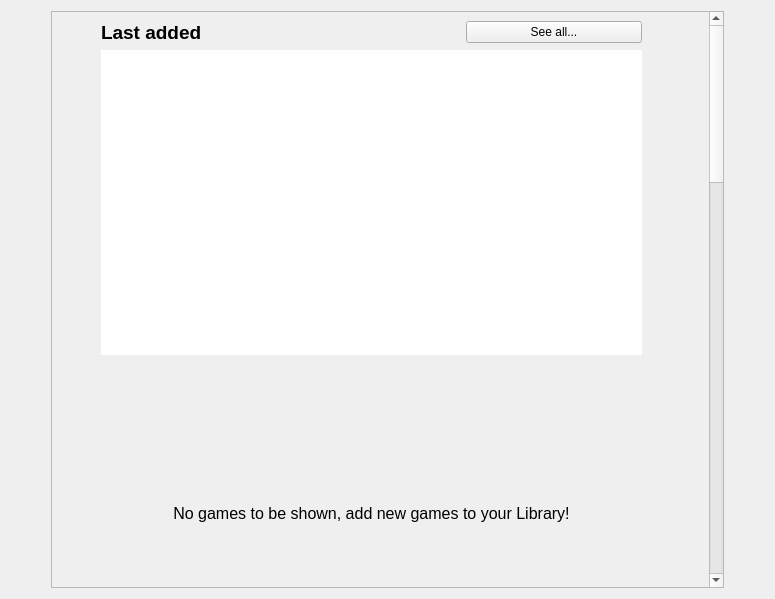
<?xml version="1.0" encoding="UTF-8"?>
<ui version="4.0">
 <class>HomeScreen</class>
 <widget class="QWidget" name="HomeScreen">
  <property name="geometry">
   <rect>
    <x>0</x>
    <y>0</y>
    <width>775</width>
    <height>599</height>
   </rect>
  </property>
  <property name="windowTitle">
   <string>Form</string>
  </property>
  <layout class="QGridLayout" name="gridLayout">
   <item row="0" column="0">
    <spacer name="horizontalSpacer">
     <property name="orientation">
      <enum>Qt::Horizontal</enum>
     </property>
     <property name="sizeType">
      <enum>QSizePolicy::Preferred</enum>
     </property>
     <property name="sizeHint" stdset="0">
      <size>
       <width>40</width>
       <height>20</height>
      </size>
     </property>
    </spacer>
   </item>
   <item row="0" column="1">
    <widget class="QScrollArea" name="scrollArea">
     <property name="sizePolicy">
      <sizepolicy hsizetype="Expanding" vsizetype="Preferred">
       <horstretch>0</horstretch>
       <verstretch>0</verstretch>
      </sizepolicy>
     </property>
     <property name="sizeAdjustPolicy">
      <enum>QAbstractScrollArea::AdjustToContents</enum>
     </property>
     <property name="widgetResizable">
      <bool>true</bool>
     </property>
     <property name="class" stdset="0">
      <string>transparentFrame</string>
     </property>
     <widget class="QWidget" name="scrollAreaWidgetContents">
      <property name="geometry">
       <rect>
        <x>0</x>
        <y>0</y>
        <width>646</width>
        <height>2017</height>
       </rect>
      </property>
      <layout class="QGridLayout" name="gridLayout_2" columnstretch="0,0,0,0,0">
       <property name="rightMargin">
        <number>27</number>
       </property>
       <item row="6" column="1" colspan="3">
        <widget class="QLabel" name="lb_noGamesIncoming">
         <property name="minimumSize">
          <size>
           <width>0</width>
           <height>305</height>
          </size>
         </property>
         <property name="maximumSize">
          <size>
           <width>16777215</width>
           <height>305</height>
          </size>
         </property>
         <property name="font">
          <font>
           <pointsize>12</pointsize>
           <weight>50</weight>
           <bold>false</bold>
          </font>
         </property>
         <property name="text">
          <string>No games to be shown, add new games to your Library!</string>
         </property>
         <property name="alignment">
          <set>Qt::AlignCenter</set>
         </property>
         <property name="wordWrap">
          <bool>true</bool>
         </property>
         <property name="class" stdset="0">
          <string>labelNoGames</string>
         </property>
        </widget>
       </item>
       <item row="10" column="1" colspan="3">
        <widget class="QLabel" name="lb_noGamesFav">
         <property name="minimumSize">
          <size>
           <width>0</width>
           <height>305</height>
          </size>
         </property>
         <property name="maximumSize">
          <size>
           <width>16777215</width>
           <height>305</height>
          </size>
         </property>
         <property name="font">
          <font>
           <pointsize>12</pointsize>
           <weight>50</weight>
           <bold>false</bold>
          </font>
         </property>
         <property name="text">
          <string>No games to be shown, add new games to your Library!</string>
         </property>
         <property name="alignment">
          <set>Qt::AlignCenter</set>
         </property>
         <property name="wordWrap">
          <bool>true</bool>
         </property>
         <property name="class" stdset="0">
          <string>labelNoGames</string>
         </property>
        </widget>
       </item>
       <item row="1" column="0">
        <spacer name="horizontalSpacer_3">
         <property name="orientation">
          <enum>Qt::Horizontal</enum>
         </property>
         <property name="sizeType">
          <enum>QSizePolicy::Preferred</enum>
         </property>
         <property name="sizeHint" stdset="0">
          <size>
           <width>40</width>
           <height>20</height>
          </size>
         </property>
        </spacer>
       </item>
       <item row="9" column="1" colspan="3">
        <widget class="QListWidget" name="lw_favouriteGames">
         <property name="sizePolicy">
          <sizepolicy hsizetype="Expanding" vsizetype="Preferred">
           <horstretch>0</horstretch>
           <verstretch>0</verstretch>
          </sizepolicy>
         </property>
         <property name="minimumSize">
          <size>
           <width>0</width>
           <height>305</height>
          </size>
         </property>
         <property name="maximumSize">
          <size>
           <width>16777215</width>
           <height>305</height>
          </size>
         </property>
         <property name="frameShape">
          <enum>QFrame::NoFrame</enum>
         </property>
         <property name="frameShadow">
          <enum>QFrame::Sunken</enum>
         </property>
         <property name="verticalScrollBarPolicy">
          <enum>Qt::ScrollBarAlwaysOff</enum>
         </property>
         <property name="sizeAdjustPolicy">
          <enum>QAbstractScrollArea::AdjustIgnored</enum>
         </property>
         <property name="autoScroll">
          <bool>true</bool>
         </property>
         <property name="verticalScrollMode">
          <enum>QAbstractItemView::ScrollPerPixel</enum>
         </property>
         <property name="horizontalScrollMode">
          <enum>QAbstractItemView::ScrollPerPixel</enum>
         </property>
         <property name="flow">
          <enum>QListView::LeftToRight</enum>
         </property>
         <property name="isWrapping" stdset="0">
          <bool>false</bool>
         </property>
         <property name="resizeMode">
          <enum>QListView::Adjust</enum>
         </property>
         <property name="spacing">
          <number>12</number>
         </property>
         <property name="uniformItemSizes">
          <bool>true</bool>
         </property>
         <property name="itemAlignment">
          <set>Qt::AlignCenter</set>
         </property>
         <property name="class" stdset="0">
          <string>coverList</string>
         </property>
        </widget>
       </item>
       <item row="8" column="1" colspan="2">
        <widget class="QLabel" name="lb_favouriteGames">
         <property name="sizePolicy">
          <sizepolicy hsizetype="Preferred" vsizetype="Fixed">
           <horstretch>0</horstretch>
           <verstretch>0</verstretch>
          </sizepolicy>
         </property>
         <property name="font">
          <font>
           <pointsize>14</pointsize>
           <weight>75</weight>
           <bold>true</bold>
          </font>
         </property>
         <property name="text">
          <string>Favourite games</string>
         </property>
         <property name="class" stdset="0">
          <string>formTitle</string>
         </property>
        </widget>
       </item>
       <item row="4" column="1" colspan="2">
        <widget class="QLabel" name="lb_incomingReleases">
         <property name="sizePolicy">
          <sizepolicy hsizetype="Preferred" vsizetype="Fixed">
           <horstretch>0</horstretch>
           <verstretch>0</verstretch>
          </sizepolicy>
         </property>
         <property name="font">
          <font>
           <pointsize>14</pointsize>
           <weight>75</weight>
           <bold>true</bold>
          </font>
         </property>
         <property name="text">
          <string>Incoming releases</string>
         </property>
         <property name="class" stdset="0">
          <string>formTitle</string>
         </property>
        </widget>
       </item>
       <item row="0" column="3">
        <widget class="QPushButton" name="bt_seeLastAdded">
         <property name="text">
          <string>See all...</string>
         </property>
         <property name="class" stdset="0">
          <string>labelButton</string>
         </property>
        </widget>
       </item>
       <item row="8" column="3">
        <widget class="QPushButton" name="bt_seeFavouriteGames">
         <property name="text">
          <string>See all...</string>
         </property>
         <property name="class" stdset="0">
          <string>labelButton</string>
         </property>
        </widget>
       </item>
       <item row="3" column="2">
        <spacer name="verticalSpacer">
         <property name="orientation">
          <enum>Qt::Vertical</enum>
         </property>
         <property name="sizeType">
          <enum>QSizePolicy::Fixed</enum>
         </property>
         <property name="sizeHint" stdset="0">
          <size>
           <width>20</width>
           <height>20</height>
          </size>
         </property>
        </spacer>
       </item>
       <item row="7" column="2">
        <spacer name="verticalSpacer_2">
         <property name="orientation">
          <enum>Qt::Vertical</enum>
         </property>
         <property name="sizeType">
          <enum>QSizePolicy::Fixed</enum>
         </property>
         <property name="sizeHint" stdset="0">
          <size>
           <width>20</width>
           <height>20</height>
          </size>
         </property>
        </spacer>
       </item>
       <item row="5" column="1" colspan="3">
        <widget class="QListWidget" name="lw_incomingReleases">
         <property name="sizePolicy">
          <sizepolicy hsizetype="Expanding" vsizetype="Preferred">
           <horstretch>0</horstretch>
           <verstretch>0</verstretch>
          </sizepolicy>
         </property>
         <property name="minimumSize">
          <size>
           <width>0</width>
           <height>305</height>
          </size>
         </property>
         <property name="maximumSize">
          <size>
           <width>16777215</width>
           <height>305</height>
          </size>
         </property>
         <property name="frameShape">
          <enum>QFrame::NoFrame</enum>
         </property>
         <property name="verticalScrollBarPolicy">
          <enum>Qt::ScrollBarAlwaysOff</enum>
         </property>
         <property name="autoScroll">
          <bool>false</bool>
         </property>
         <property name="verticalScrollMode">
          <enum>QAbstractItemView::ScrollPerPixel</enum>
         </property>
         <property name="horizontalScrollMode">
          <enum>QAbstractItemView::ScrollPerPixel</enum>
         </property>
         <property name="flow">
          <enum>QListView::LeftToRight</enum>
         </property>
         <property name="layoutMode">
          <enum>QListView::SinglePass</enum>
         </property>
         <property name="spacing">
          <number>12</number>
         </property>
         <property name="uniformItemSizes">
          <bool>true</bool>
         </property>
         <property name="batchSize">
          <number>5</number>
         </property>
         <property name="itemAlignment">
          <set>Qt::AlignCenter</set>
         </property>
         <property name="class" stdset="0">
          <string>coverList</string>
         </property>
        </widget>
       </item>
       <item row="0" column="1" colspan="2">
        <widget class="QLabel" name="lb_lastAdded">
         <property name="sizePolicy">
          <sizepolicy hsizetype="Preferred" vsizetype="Fixed">
           <horstretch>0</horstretch>
           <verstretch>0</verstretch>
          </sizepolicy>
         </property>
         <property name="font">
          <font>
           <pointsize>14</pointsize>
           <weight>75</weight>
           <bold>true</bold>
          </font>
         </property>
         <property name="text">
          <string>Last added</string>
         </property>
         <property name="class" stdset="0">
          <string>formTitle</string>
         </property>
        </widget>
       </item>
       <item row="4" column="3">
        <widget class="QPushButton" name="bt_seeIncomingReleases">
         <property name="text">
          <string>See all...</string>
         </property>
         <property name="class" stdset="0">
          <string>labelButton</string>
         </property>
        </widget>
       </item>
       <item row="2" column="1" colspan="3">
        <widget class="QLabel" name="lb_noGamesLastAdded">
         <property name="minimumSize">
          <size>
           <width>0</width>
           <height>305</height>
          </size>
         </property>
         <property name="maximumSize">
          <size>
           <width>16777215</width>
           <height>305</height>
          </size>
         </property>
         <property name="font">
          <font>
           <pointsize>12</pointsize>
           <weight>50</weight>
           <bold>false</bold>
          </font>
         </property>
         <property name="text">
          <string>No games to be shown, add new games to your Library!</string>
         </property>
         <property name="alignment">
          <set>Qt::AlignCenter</set>
         </property>
         <property name="wordWrap">
          <bool>true</bool>
         </property>
         <property name="class" stdset="0">
          <string>labelNoGames</string>
         </property>
        </widget>
       </item>
       <item row="1" column="1" colspan="3">
        <widget class="QListWidget" name="lw_lastAdded">
         <property name="sizePolicy">
          <sizepolicy hsizetype="Expanding" vsizetype="Preferred">
           <horstretch>0</horstretch>
           <verstretch>0</verstretch>
          </sizepolicy>
         </property>
         <property name="minimumSize">
          <size>
           <width>0</width>
           <height>305</height>
          </size>
         </property>
         <property name="maximumSize">
          <size>
           <width>16777215</width>
           <height>305</height>
          </size>
         </property>
         <property name="frameShape">
          <enum>QFrame::NoFrame</enum>
         </property>
         <property name="verticalScrollBarPolicy">
          <enum>Qt::ScrollBarAlwaysOff</enum>
         </property>
         <property name="sizeAdjustPolicy">
          <enum>QAbstractScrollArea::AdjustIgnored</enum>
         </property>
         <property name="autoScroll">
          <bool>false</bool>
         </property>
         <property name="verticalScrollMode">
          <enum>QAbstractItemView::ScrollPerPixel</enum>
         </property>
         <property name="horizontalScrollMode">
          <enum>QAbstractItemView::ScrollPerPixel</enum>
         </property>
         <property name="flow">
          <enum>QListView::LeftToRight</enum>
         </property>
         <property name="isWrapping" stdset="0">
          <bool>false</bool>
         </property>
         <property name="resizeMode">
          <enum>QListView::Fixed</enum>
         </property>
         <property name="layoutMode">
          <enum>QListView::SinglePass</enum>
         </property>
         <property name="spacing">
          <number>12</number>
         </property>
         <property name="uniformItemSizes">
          <bool>true</bool>
         </property>
         <property name="itemAlignment">
          <set>Qt::AlignCenter</set>
         </property>
         <property name="class" stdset="0">
          <string>coverList</string>
         </property>
        </widget>
       </item>
       <item row="1" column="4">
        <spacer name="horizontalSpacer_4">
         <property name="orientation">
          <enum>Qt::Horizontal</enum>
         </property>
         <property name="sizeType">
          <enum>QSizePolicy::Preferred</enum>
         </property>
         <property name="sizeHint" stdset="0">
          <size>
           <width>40</width>
           <height>20</height>
          </size>
         </property>
        </spacer>
       </item>
      </layout>
     </widget>
    </widget>
   </item>
   <item row="0" column="2">
    <spacer name="horizontalSpacer_2">
     <property name="orientation">
      <enum>Qt::Horizontal</enum>
     </property>
     <property name="sizeType">
      <enum>QSizePolicy::Preferred</enum>
     </property>
     <property name="sizeHint" stdset="0">
      <size>
       <width>40</width>
       <height>20</height>
      </size>
     </property>
    </spacer>
   </item>
  </layout>
 </widget>
 <resources/>
 <connections/>
</ui>
